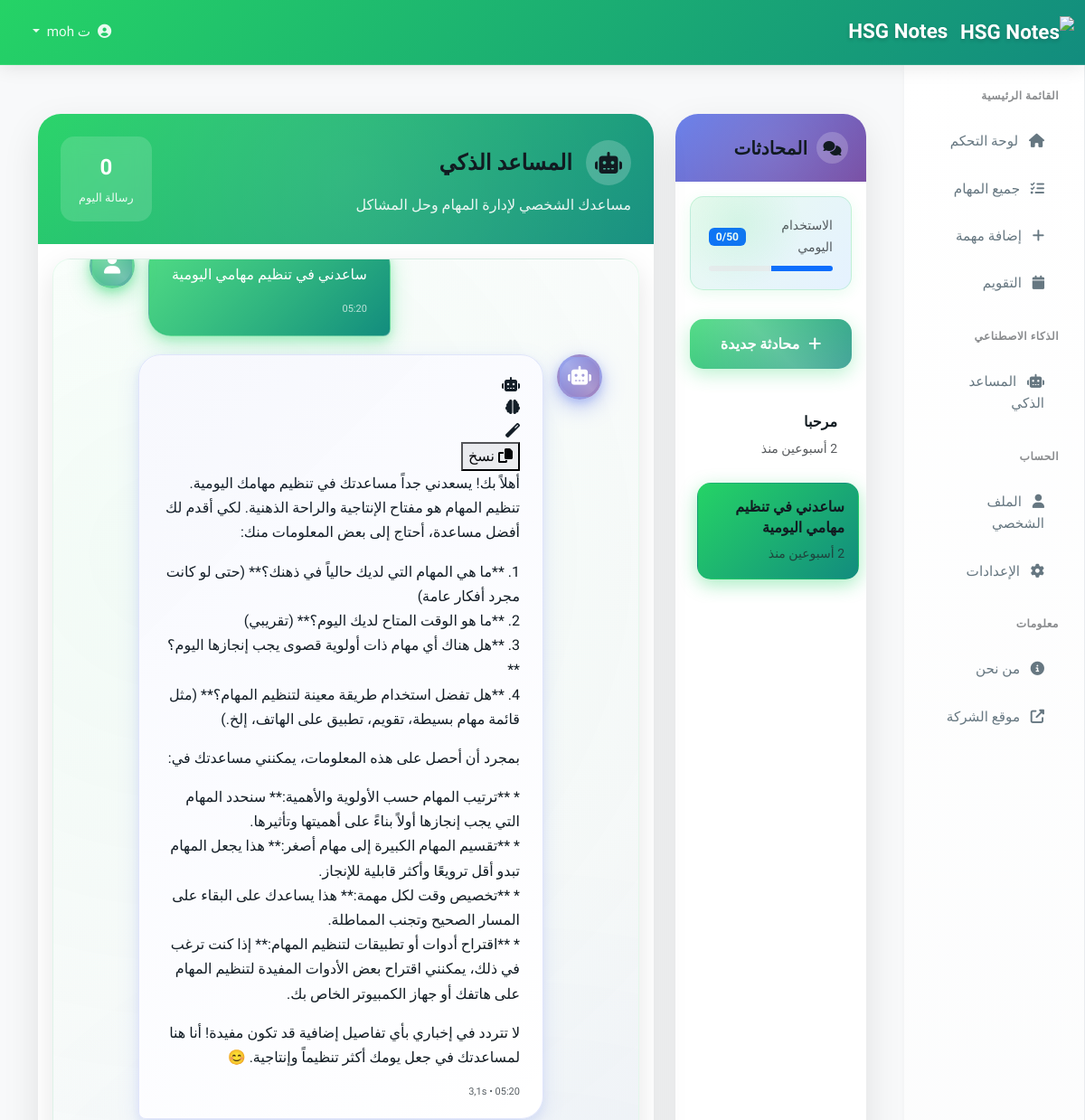
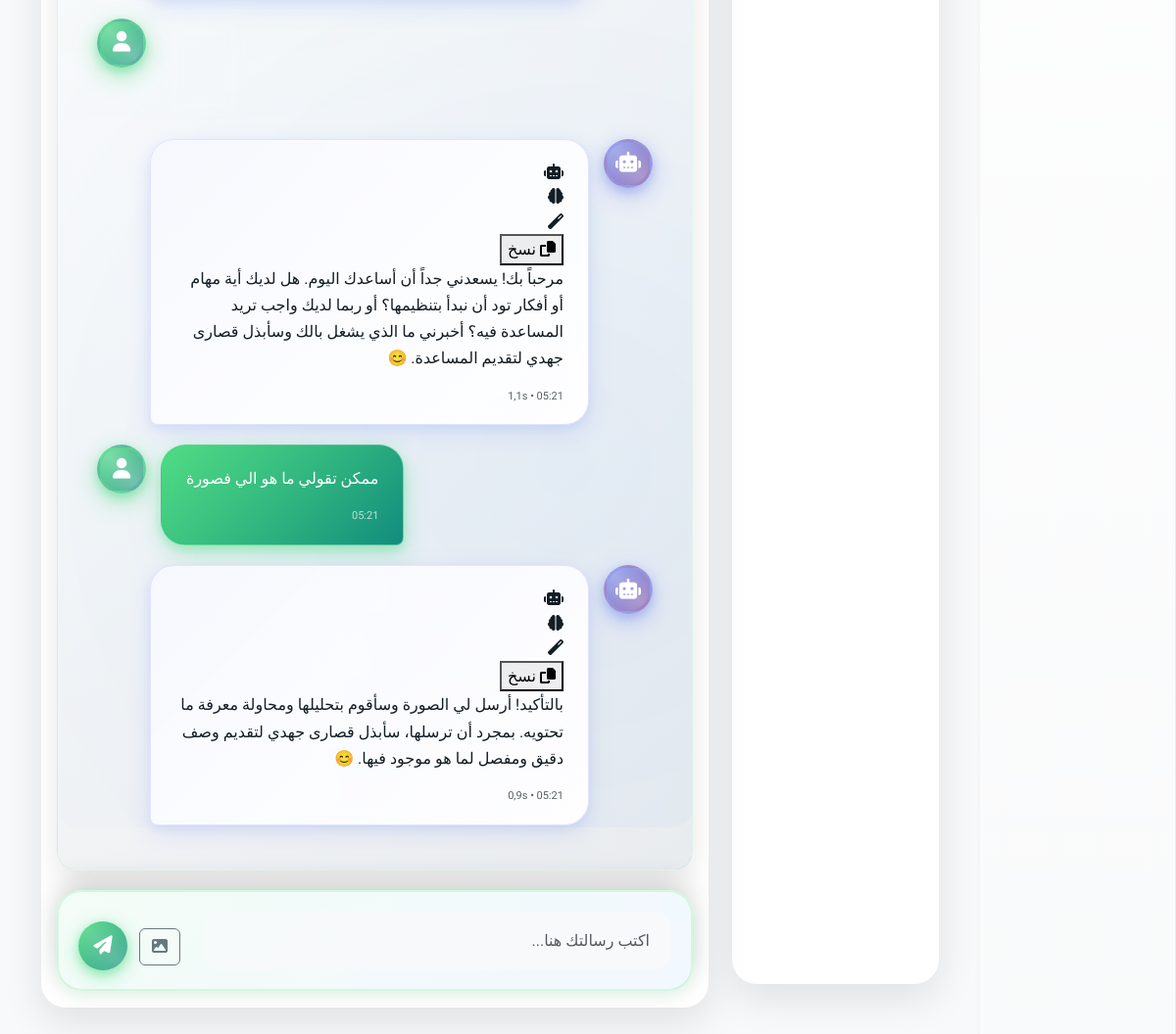
Page /ai/chat/7/ (signed in) on the committed database (2 pictures, top to bottom).
### ai_assistant/models.py (models this page shows, shortened)
class AIUsageStats(models.Model):
    user = models.OneToOneField(User, on_delete=models.CASCADE, verbose_name=_('المستخدم'))
    total_conversations = models.PositiveIntegerField(_('إجمالي المحادثات'), default=0)
    total_messages = models.PositiveIntegerField(_('إجمالي الرسائل'), default=0)
    total_tokens_used = models.PositiveIntegerField(_('إجمالي الرموز المستخدمة'), default=0)
    total_images_analyzed = models.PositiveIntegerField(_('إجمالي الصور المحللة'), default=0)
    daily_messages_count = models.PositiveIntegerField(_('عدد الرسائل اليومية'), default=0)
    last_reset_date = models.DateField(_('تاريخ آخر إعادة تعيين'), auto_now_add=True)
    created_at = models.DateTimeField(_('تاريخ الإنشاء'), auto_now_add=True)
    updated_at = models.DateTimeField(_('تاريخ التحديث'), auto_now=True)
    class Meta:
        verbose_name = _('إحصائيات الاستخدام')
        verbose_name_plural = _('إحصائيات الاستخدام')
    def reset_daily_count(self):
        from django.utils import timezone
        today = timezone.now().date()
        if self.last_reset_date < today:
            self.daily_messages_count = 0
            self.last_reset_date = today
            self.save()

class Conversation(models.Model):
    user = models.ForeignKey(User, on_delete=models.CASCADE, verbose_name=_('المستخدم'))
    title = models.CharField(_('عنوان المحادثة'), max_length=200, blank=True)
    created_at = models.DateTimeField(_('تاريخ الإنشاء'), auto_now_add=True)
    updated_at = models.DateTimeField(_('تاريخ التحديث'), auto_now=True)
    class Meta:
        verbose_name = _('محادثة')
        verbose_name_plural = _('المحادثات')
        ordering = ['-updated_at']

class Message(models.Model):
    MESSAGE_TYPES = [
        ('user', _('مستخدم')),
        ('assistant', _('مساعد')),
        ('system', _('نظام')),
    ]
    conversation = models.ForeignKey(
        Conversation,
        on_delete=models.CASCADE,
        related_name='messages',
        verbose_name=_('المحادثة')
    )
    message_type = models.CharField(_('نوع الرسالة'), max_length=10, choices=MESSAGE_TYPES)
    content = models.TextField(_('المحتوى'))
    image = models.ImageField(_('صورة'), upload_to='ai_messages/', blank=True, null=True)
    tokens_used = models.PositiveIntegerField(_('الرموز المستخدمة'), default=0)
    response_time = models.FloatField(_('وقت الاستجابة (ثانية)'), default=0.0)
    created_at = models.DateTimeField(_('تاريخ الإنشاء'), auto_now_add=True)
    class Meta:
        verbose_name = _('رسالة')
        verbose_name_plural = _('الرسائل')
        ordering = ['created_at']

### ai_assistant/views.py (the view)
# urls.py: path('chat/', views.chat_view, name='chat'),
@login_required
def chat_view(request, conversation_id=None):
    if conversation_id:
        conversation = get_object_or_404(Conversation, id=conversation_id, user=request.user)
    else:
        conversation = None
    recent_conversations = Conversation.objects.filter(user=request.user).order_by('-updated_at')[:10]
    stats, created = AIUsageStats.objects.get_or_create(user=request.user)
    stats.reset_daily_count()
    if not hasattr(stats, 'daily_messages_count') or stats.daily_messages_count is None:
        stats.daily_messages_count = 0
    daily_limit = 50  # حد يومي للرسائل
    context = {
        'conversation': conversation,
        'recent_conversations': recent_conversations,
        'usage_stats': stats,
        'daily_limit': daily_limit,
    }
    return render(request, 'ai_assistant/chat.html', context)

### templates/ai_assistant/chat.html (shortened to what this page needs)
{% extends 'base.html' %}
{% load static %}
{% load i18n %}
{% load ai_filters %}
{% block main_content %}
<div class="container-fluid">
    <div class="row">
        <div class="col-lg-3 mb-4 mobile-hide-sidebar desktop-only">
            <div class="card h-100" style="border: none; box-shadow: 0 15px 40px rgba(0,0,0,0.1); border-radius: 25px; overflow: hidden;">
                <div class="card-header" style="background: linear-gradient(135deg, #667eea 0%, #764ba2 100%); color: white; border: none; padding: 20px; position: relative; overflow: hidden;">
                    <div style="position: absolute; top: -50%; left: -50%; width: 200%; height: 200%; background: radial-gradient(circle, rgba(255,255,255,0.1) 0%, transparent 70%); animation: float 8s ease-in-out infinite;"></div>
                    <div style="position: relative; z-index: 2;">
                        <h5 class="mb-0" style="font-weight: 700; display: flex; align-items: center; gap: 10px;">
                            <div style="width: 35px; height: 35px; background: rgba(255,255,255,0.2); border-radius: 50%; display: flex; align-items: center; justify-content: center; font-size: 1rem;">
                                <i class="fas fa-comments"></i>
                            </div>
                            {% trans "المحادثات" %}
                        </h5>
                    </div>
                </div>
                <div class="card-body p-0">
                    <div class="usage-stats m-3">
                        <div class="d-flex justify-content-between align-items-center mb-2">
                            <small class="text-muted">{% trans "الاستخدام اليومي" %}</small>
                            <span class="badge bg-primary">{{ usage_stats.daily_messages_count|default:0 }}/{{ daily_limit|default:50 }}</span>
                        </div>
                        <div class="progress" style="height: 6px;">
                            <div class="progress-bar" style="width: {{ usage_stats.daily_messages_count|default:0|percentage:daily_limit|default:50 }}%"></div>
                        </div>
                    </div>
                    <div class="p-3">
                        <button class="w-100" onclick="startNewConversation()" style="background: linear-gradient(135deg, var(--primary-color), var(--secondary-color)); color: white; border: none; border-radius: 15px; padding: 15px 20px; font-weight: 600; transition: all 0.3s ease; box-shadow: 0 6px 20px rgba(37, 211, 102, 0.3); position: relative; overflow: hidden;">
                            <div style="position: absolute; top: -50%; left: -50%; width: 200%; height: 200%; background: linear-gradient(45deg, transparent, rgba(255,255,255,0.3), transparent); animation: shine 3s ease-in-out infinite;"></div>
                            <div style="position: relative; z-index: 2; display: flex; align-items: center; justify-content: center; gap: 10px;">
                                <i class="fas fa-plus"></i>
                                {% trans "محادثة جديدة" %}
                            </div>
                        </button>
                    </div>
                    <div class="conversation-sidebar p-3">
                        {% for conv in recent_conversations %}
                            <div class="conversation-item {% if conversation and conv.id == conversation.id %}active{% endif %}"
                                 onclick="loadConversation({{ conv.id }})">
                                <h6 class="mb-1">{{ conv.title|truncatechars:30 }}</h6>
                                <small class="text-muted">
                                    {{ conv.updated_at|timesince }} {% trans "منذ" %}
                                </small>
                            </div>
                        {% empty %}
                            <div class="text-center text-muted py-4">
                                <i class="fas fa-comments fa-2x mb-2"></i>
                                <p>{% trans "لا توجد محادثات سابقة" %}</p>
                            </div>
                        {% endfor %}
                    </div>
                </div>
            </div>
        </div>
        <div class="col-lg-9 col-12">
            <div class="card h-100 d-none d-md-block" style="border: none; box-shadow: 0 15px 40px rgba(0,0,0,0.1); border-radius: 25px; overflow: hidden;">
                <div class="card-header" style="background: linear-gradient(135deg, var(--primary-color), var(--secondary-color)); color: white; border: none; padding: 25px; position: relative; overflow: hidden;">
                    <div style="position: absolute; top: -50%; left: -50%; width: 200%; height: 200%; background: radial-gradient(circle, rgba(255,255,255,0.1) 0%, transparent 70%); animation: float 6s ease-in-out infinite;"></div>
                    <div style="position: relative; z-index: 2;">
                        <div class="d-flex justify-content-between align-items-center">
                            <div>
                                <h4 class="mb-2" style="font-weight: 800; display: flex; align-items: center; gap: 15px;">
                                    <div style="width: 50px; height: 50px; background: rgba(255,255,255,0.2); border-radius: 50%; display: flex; align-items: center; justify-content: center; font-size: 1.5rem; animation: pulse-glow 3s ease-in-out infinite;">
                                        <i class="fas fa-robot"></i>
                                    </div>
                                    {% trans "المساعد الذكي" %}
                                </h4>
                                <p class="mb-0" style="opacity: 0.9; font-size: 1rem;">
                                    {% trans "مساعدك الشخصي لإدارة المهام وحل المشاكل" %}
                                </p>
                            </div>
                            <div style="text-align: center; background: rgba(255,255,255,0.15); border-radius: 15px; padding: 15px 20px; backdrop-filter: blur(10px);">
                                <div style="font-size: 1.5rem; font-weight: 700; margin-bottom: 5px;">{{ usage_stats.daily_messages_count|default:0 }}</div>
                                <div style="font-size: 0.8rem; opacity: 0.9;">{% trans "رسالة اليوم" %}</div>
                            </div>
                        </div>
                    </div>
                </div>
                <div class="card-body d-flex flex-column">
                    <div class="chat-container flex-grow-1" id="chatContainer">
                        {% if conversation %}
                            {% for message in conversation.messages.all %}
                                <div class="message {{ message.message_type }}">
                                    <div class="message-avatar">
                                        {% if message.message_type == 'user' %}
                                            <i class="fas fa-user"></i>
                                        {% else %}
                                            <i class="fas fa-robot"></i>
                                        {% endif %}
                                    </div>
                                    <div class="message-bubble">
                                        {% if message.message_type == 'assistant' %}
                                            <div class="ai-message-header">
                                                <div class="ai-icons">
                                                    <div class="ai-icon">
                                                        <i class="fas fa-robot"></i>
                                                    </div>
                                                    <div class="ai-icon">
                                                        <i class="fas fa-brain"></i>
                                                    </div>
                                                    <div class="ai-icon">
                                                        <i class="fas fa-magic"></i>
                                                    </div>
                                                </div>
                                                <button class="copy-btn" onclick="copyToClipboard('{{ message.content|escapejs }}', this)" title="نسخ النص">
                                                    <i class="fas fa-copy"></i>
                                                    <span>نسخ</span>
                                                </button>
                                            </div>
                                        {% endif %}
                                        <div class="message-content">
                                            {% if message.message_type == 'assistant' %}
                                                <div id="message-{{ message.id }}">{{ message.content|linebreaks }}</div>
                                            {% else %}
                                                {{ message.content|linebreaks }}
                                            {% endif %}
                                        </div>
                                        <div class="message-time">
                                            {{ message.created_at|date:"H:i" }}
                                            {% if message.message_type == 'assistant' and message.response_time %}
                                                • {{ message.response_time|floatformat:1 }}s
                                            {% endif %}
                                        </div>
                                    </div>
                                </div>
                            {% endfor %}
                        {% endif %}
                    </div>
                    <div class="chat-input-container">
                        <form id="chatForm" enctype="multipart/form-data">
                            <div class="row align-items-end">
                                <div class="col">
                                    <textarea
                                        class="form-control chat-input"
                                        id="messageInput"
                                        placeholder="{% trans 'اكتب رسالتك هنا...' %}"
                                        rows="1"
                                        maxlength="2000"
                                    ></textarea>
                                </div>
                                <div class="col-auto">
                                    <button type="button" class="btn btn-outline-secondary me-2" onclick="document.getElementById('imageInput').click()">
                                        <i class="fas fa-image"></i>
                                    </button>
                                    <button type="submit" class="send-btn" id="sendBtn">
                                        <i class="fas fa-paper-plane"></i>
                                    </button>
                                </div>
                            </div>
                        </form>
                    </div>
                </div>
            </div>
        </div>
    </div>
</div>
{% endblock %}

### rows in the picture
AIUsageStats: daily_messages_count "0"
Conversation: title "مرحبا", updated_at "2 أسبوعين"
Conversation: title "ساعدني في تنظيم مهامي اليومية", updated_at "2 أسبوعين"
Message: message_type "user" (drawn), content "ساعدني في تنظيم مهامي اليومية", created_at "05:20"
Message: message_type "assistant" (drawn), content "أهلاً بك! يسعدني جداً مساعدتك في تنظيم مهامك اليومية. تنظيم المهام هو مفتاح الإنتاجية والراحة الذهنية. لكي أقدم لك أفضل مساعدة، أحتاج إلى بعض المعلومات منك: 1. **ما هي المهام التي لديك حالياً في ذهنك؟** (حتى لو كانت مجرد أفكار عامة) 2. **ما هو الوقت المتاح لديك اليوم؟** (تقريبي) 3. **هل هناك أي مهام ذات أولوية قصوى يجب إنجازها اليوم؟** 4. **هل تفضل استخدام طريقة معينة لتنظيم المهام؟** (مثل قائمة مهام بسيطة، تقويم، تطبيق على الهاتف، إلخ.) بمجرد أن أحصل على هذه المعلومات، يمكنني مساعدتك في: * **ترتيب المهام حسب الأولوية والأهمية:** سنحدد المهام التي يجب إنجازها أولاً بناءً على أهميتها وتأثيرها. * **تقسيم المهام الكبيرة إلى مهام أصغر:** هذا يجعل المهام تبدو أقل ترويعًا وأكثر قابلية للإنجاز. *…", response_time "3,1"
Message: message_type "user" (drawn)
Message: message_type "assistant" (drawn), content "مرحباً بك! يسعدني جداً أن أساعدك اليوم. هل لديك أية مهام أو أفكار تود أن نبدأ بتنظيمها؟ أو ربما لديك واجب تريد المساعدة فيه؟ أخبرني ما الذي يشغل بالك وسأبذل قصارى جهدي لتقديم المساعدة. 😊", response_time "1,1"
Message: message_type "user" (drawn), content "ممكن تقولي ما هو الي فصورة", created_at "05:21"
Message: message_type "assistant" (drawn), content "بالتأكيد! أرسل لي الصورة وسأقوم بتحليلها ومحاولة معرفة ما تحتويه. بمجرد أن ترسلها، سأبذل قصارى جهدي لتقديم وصف دقيق ومفصل لما هو موجود فيها. 😊", response_time "0,9"

### other values in the picture
{{ SITE_NAME }} "HSG Notes"
{{ daily_limit|default:50 }} "50"
